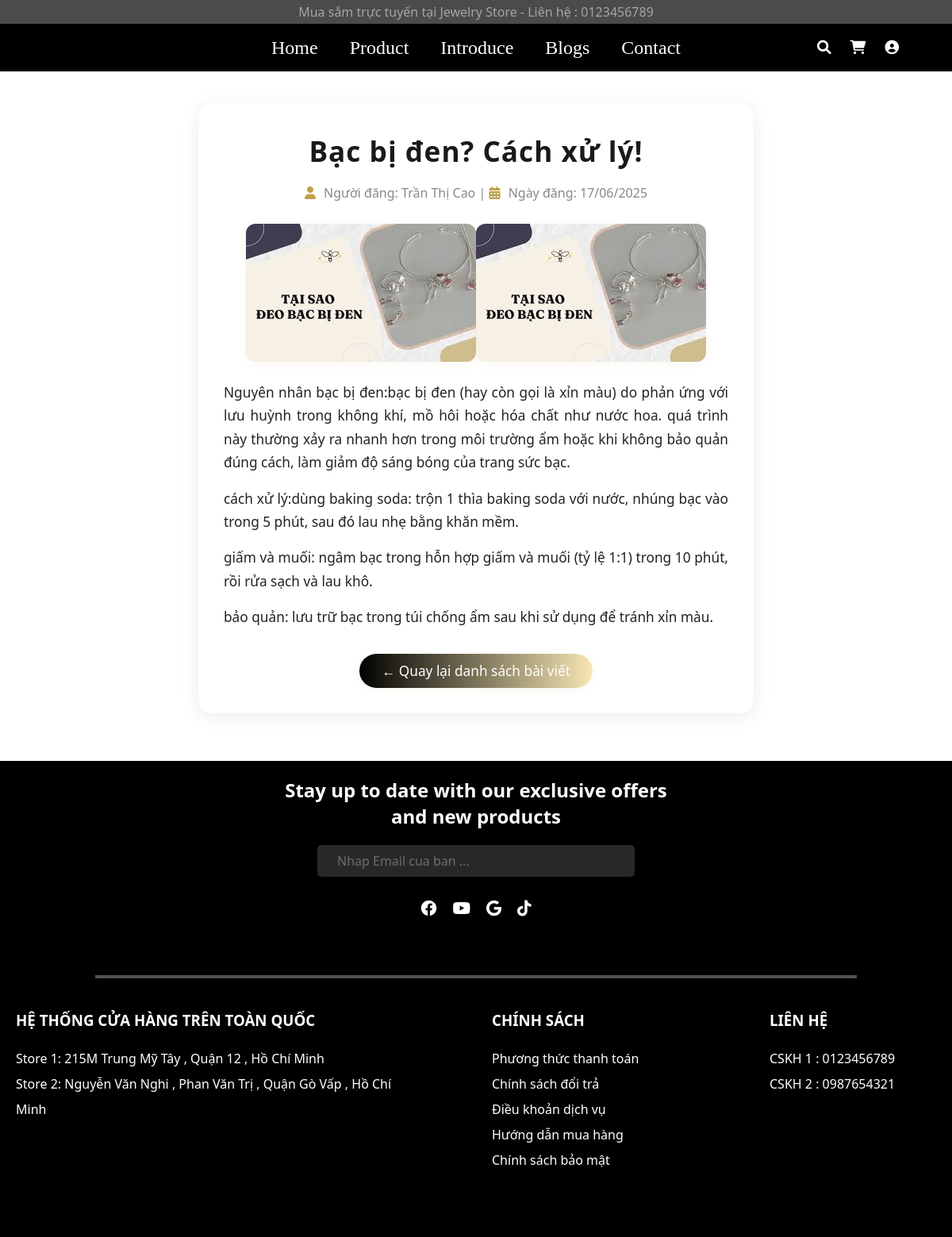
The page /pages/blogs-detail.php?id=11 on the database its author committed.
### tables this page shows
create table `bai_viet` (
  `id_bai_viet` int(11) not null auto_increment,
  `tieu_de` varchar(255) not null,
  `slug` varchar(255) not null unique, 
  `tom_tat` varchar(500), 
  `hinh_anh` varchar(1000) default null,
  `ngay_dang` timestamp default current_timestamp(),
  `ngay_cap_nhat` timestamp default current_timestamp() on update current_timestamp(),
  `id_danh_muc` int(11) not null,
  `id_nguoi_tao` int(11) not null,
  `trang_thai` enum('draft', 'published', 'archived') default 'draft',
  primary key (`id_bai_viet`),
  foreign key (`id_danh_muc`) references `danh_muc_bai_viet`(`id_danh_muc`) on delete restrict on update cascade,
  foreign key (`id_nguoi_tao`) references `quan_tri_vien`(`id_quan_tri`) on delete restrict on update cascade
);

create table `quan_tri_vien` (
  `id_quan_tri` int(11) not null auto_increment,
  `ten_dang_nhap` varchar(50) not null unique,
  `mat_khau` varchar(255) not null,
  `email` varchar(255) not null unique,
  `ho_ten` varchar(255),
  `quyen_han` varchar(50) default 'admin',
  primary key (`id_quan_tri`)
);

create table `chi_tiet_bai_viet` (
  `id_chi_tiet_bai_viet` int(11) not null auto_increment, 
  `id_bai_viet` int(11) not null,
  `noi_dung` text not null,
  `hinh_anh` varchar(1000) default null,
  `created_at` timestamp not null default current_timestamp(),
  primary key (`id_chi_tiet_bai_viet`),
  foreign key (`id_bai_viet`) references `bai_viet`(`id_bai_viet`) on delete cascade on update cascade 
);

### pages/blogs-detail.php (the view, shortened to what this page needs)
<?php
include '../includes/connect.php';
$id = isset($_GET['id']) ? intval($_GET['id']) : 0;
$sql = "SELECT bv.tieu_de, ct.noi_dung, ct.hinh_anh, ct.created_at, qtv.ho_ten
        FROM bai_viet bv
        JOIN chi_tiet_bai_viet ct ON bv.id_bai_viet = ct.id_bai_viet
        JOIN quan_tri_vien qtv ON bv.id_nguoi_tao = qtv.id_quan_tri
        WHERE bv.id_bai_viet = ?";
$stmt = $conn->prepare($sql);
$stmt->bind_param("i", $id);
$stmt->execute();
$result = $stmt->get_result();
$bv = $result->fetch_assoc();
?>
<link rel="stylesheet" href="/Jewelry Store/css/style.css">
<link rel="stylesheet" href="/Jewelry Store/css/blog_detail.css">
<link rel="stylesheet" href="https://cdnjs.cloudflare.com/ajax/libs/font-awesome/6.0.0-beta3/css/all.min.css">
<?php include '../includes/header.php'; ?>
<div class="blog-detail">
    <h1 class="blog-title"><?= htmlspecialchars($bv['tieu_de']) ?></h1>
    <div class="blog-meta">
        <i class="fas fa-user"></i> Người đăng: <?= htmlspecialchars($bv['ho_ten'] ?? 'Không rõ') ?> |
        <i class="fas fa-calendar-alt"></i> Ngày đăng: <?= date("d/m/Y", strtotime($bv['created_at'])) ?>
    </div>
    <div class="blog-content">
        <?php
        $noidung = trim($bv['noi_dung']);
        $doan = preg_split('/\r\n|\r|\n/', $noidung);
        if (!empty($bv['hinh_anh'])) {
            echo '<div class="blog-middle-image-wrapper">';
            $img = htmlspecialchars($bv['hinh_anh']);
            if (preg_match('/^https?:\/\//', $img)) {
                echo '<img class="blog-middle-image" src="' . $img . '" alt="Ảnh giữa bài">';
            } else {
                echo '<img class="blog-middle-image" src="/JewelryStore/images/blogs-detail/' . $img . '" alt="Ảnh giữa bài">';
                echo '<img class="blog-middle-image" src="/JewelryStore/images/blog-detail/' . $img . '" alt="Ảnh giữa bài">';
            }
            echo '</div>';
        }
        echo '<div class="blog-paragraphs">';
        foreach ($doan as $dong) {
            if (trim($dong) === '') continue;
            echo '<p>' . htmlspecialchars($dong) . '</p>';
        }
        echo '</div>';
        ?>
    </div>
    <div class="back-button">
        <a href="blogs.php">&larr; Quay lại danh sách bài viết</a>
    </div>
</div>
<?php include '../includes/footer.php'; ?>

### css/style.css (style rules this page uses)
* { box-sizing: border-box; margin : 0 ; padding : 0; }

### css/blog_detail.css (style rules this page uses)
.blog-detail { max-width: 700px; margin: 40px auto 60px auto; background: #fff; border-radius: 18px; box-shadow: 0 4px 24px rgba(0,0,0,0.08); padding: 36px 32px 32px 32px; font-family: 'Segoe UI', Arial, sans-serif; }
.blog-title { text-align: center; font-size: 2.2rem; font-weight: bold; margin-bottom: 18px; color: #1a1a1a; letter-spacing: 1px; }
.blog-meta { text-align: center; color: #888; font-size: 1rem; margin-bottom: 28px; }
.blog-meta i { margin-right: 6px; color: #bfa14a; }
.blog-content { margin-bottom: 30px; }
.blog-middle-image-wrapper { display: flex; justify-content: center; margin: 24px 0; }
.blog-middle-image { max-width: 90%; max-height: 350px; border-radius: 12px; box-shadow: 0 2px 12px rgba(191,161,74,0.08); object-fit: cover; }
.blog-paragraphs p { font-size: 1.08rem; line-height: 1.7; color: #222; margin-bottom: 16px; text-align: justify; }
.back-button { text-align: center; margin-top: 32px; }
.back-button a { display: inline-block; padding: 10px 28px; background: linear-gradient(90deg, black 0%, #f7e7b3 100%); color: #fff; border-radius: 30px; font-size: 1.08rem; font-weight: 500; text-decoration: none; box-shadow: 0 2px 8px rgba(191,161,74,0.10); transition: background 0.2s, color 0.2s, box-shadow 0.2s; }

### rows shown on the page
bai_viet: tieu_de "Bạc bị đen? Cách xử lý!", id_nguoi_tao.ho_ten "Trần Thị Cao", chi_tiet_bai_viet.created_at "17/06/2025", chi_tiet_bai_viet.hinh_anh (picture), chi_tiet_bai_viet.noi_dung "Nguyên nhân bạc bị đen:bạc bị đen (hay còn gọi là xỉn màu) do phản ứng với lưu huỳnh trong không khí, mồ hôi hoặc hóa chất như nước hoa. quá trình này thường xảy ra nhanh hơn trong môi trường ẩm hoặc khi không bảo quản đúng cách, làm giảm độ sáng bóng của trang sức bạc.", chi_tiet_bai_viet.noi_dung "cách xử lý:dùng baking soda: trộn 1 thìa baking soda với nước, nhúng bạc vào trong 5 phút, sau đó lau nhẹ bằng khăn mềm.", chi_tiet_bai_viet.noi_dung "giấm và muối: ngâm bạc trong hỗn hợp giấm và muối (tỷ lệ 1:1) trong 10 phút, rồi rửa sạch và lau khô.", chi_tiet_bai_viet.noi_dung "bảo quản: lưu trữ bạc trong túi chống ẩm sau khi sử dụng để tránh xỉn màu."
